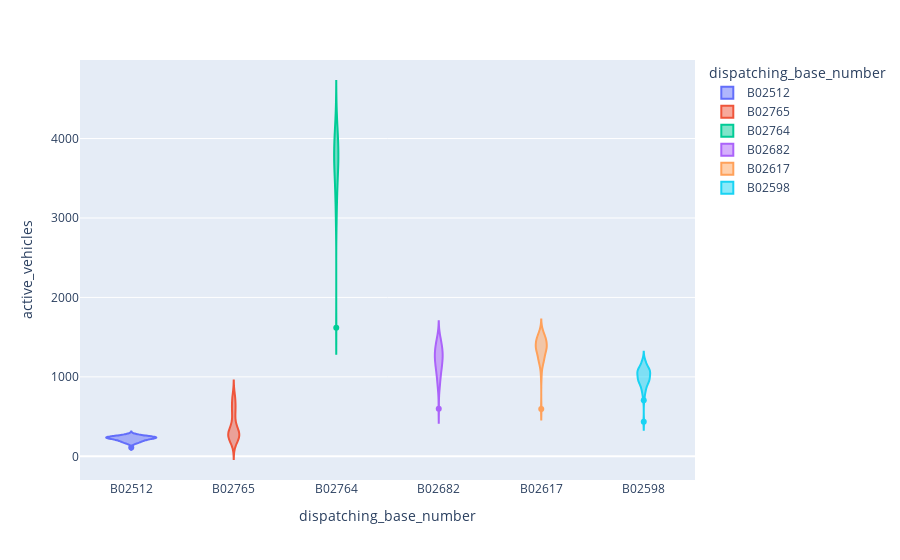

Source (notebook cell):
### Code cell
px.violin(x='dispatching_base_number',y='active_vehicles',color='dispatching_base_number',data_frame=uber_foil)

### Figure 1 — Plotly figure (JSON) as saved in the notebook; plotly's stock layout.template omitted (floating-point values rounded to 4 significant figures)
{"data": [{"alignmentgroup": "True", "box": {"visible": false}, "hovertemplate": "dispatching_base_number=%{x}<br>active_vehicles=%{y}<extra></extra>", "legendgroup": "B02512", "marker": {"color": "#636efa"}, "name": "B02512", "offsetgroup": "B02512", "orientation": "v", "scalegroup": "True", "showlegend": true, "type": "violin", "x": ["B02512", "B02512", "B02512", "B02512", "B02512", "B02512", "B02512", "B02512", "B02512", "B02512", "B02512", "B02512", "B02512", "B02512", "B02512", "B02512", "B02512", "B02512", "B02512", "B02512", "B02512", "B02512", "B02512", "B02512", "B02512", "B02512", "B02512", "B02512", "B02512", "B02512", "B02512", "B02512", "B02512", "B02512", "B02512", "B02512", "B02512", "B02512", "B02512", "B02512", "B02512", "B02512", "B02512", "B02512", "B02512", "B02512", "B02512", "B02512", "B02512", "B02512", "B02512", "B02512", "B02512", "B02512", "B02512", "B02512", "B02512", "B02512", "B02512"], "x0": " ", "xaxis": "x", "y": [190, 175, 173, 147, 194, 218, 217, 238, 224, 206, 162, 217, 234, 233, 237, 234, 201, 177, 168, 221, 242, 246, 246, 211, 183, 197, 112, 235, 250, 256, 225, 193, 227, 257, 244, 264, 261, 211, 176, 228, 233, 255, 269, 281, 236, 210, 207, 241, 228, 250, 272, 238, 199, 238, 247, 246, 243, 272, 230], "y0": " ", "yaxis": "y"}, {"alignmentgroup": "True", "box": {"visible": false}, "hovertemplate": "dispatching_base_number=%{x}<br>active_vehicles=%{y}<extra></extra>", "legendgroup": "B02765", "marker": {"color": "#EF553B"}, "name": "B02765", "offsetgroup": "B02765", "orientation": "v", "scalegroup": "True", "showlegend": true, "type": "violin", "x": ["B02765", "B02765", "B02765", "B02765", "B02765", "B02765", "B02765", "B02765", "B02765", "B02765", "B02765", "B02765", "B02765", "B02765", "B02765", "B02765", "B02765", "B02765", "B02765", "B02765", "B02765", "B02765", "B02765", "B02765", "B02765", "B02765", "B02765", "B02765", "B02765", "B02765", "B02765", "B02765", "B02765", "B02765", "B02765", "B02765", "B02765", "B02765", "B02765", "B02765", "B02765", "B02765", "B02765", "B02765", "B02765", "B02765", "B02765", "B02765", "B02765", "B02765", "B02765", "B02765", "B02765", "B02765", "B02765", "B02765", "B02765", "B02765", "B02765"], "x0": " ", "xaxis": "x", "y": [225, 196, 201, 183, 227, 234, 248, 262, 280, 245, 220, 279, 258, 271, 270, 290, 252, 248, 238, 272, 296, 295, 299, 245, 226, 230, 135, 286, 295, 322, 309, 289, 275, 299, 309, 355, 385, 345, 313, 388, 422, 450, 536, 599, 583, 521, 508, 578, 586, 663, 736, 685, 566, 665, 698, 706, 745, 786, 747], "y0": " ", "yaxis": "y"}, {"alignmentgroup": "True", "box": {"visible": false}, "hovertemplate": "dispatching_base_number=%{x}<br>active_vehicles=%{y}<extra></extra>", "legendgroup": "B02764", "marker": {"color": "#00cc96"}, "name": "B02764", "offsetgroup": "B02764", "orientation": "v", "scalegroup": "True", "showlegend": true, "type": "violin", "x": ["B02764", "B02764", "B02764", "B02764", "B02764", "B02764", "B02764", "B02764", "B02764", "B02764", "B02764", "B02764", "B02764", "B02764", "B02764", "B02764", "B02764", "B02764", "B02764", "B02764", "B02764", "B02764", "B02764", "B02764", "B02764", "B02764", "B02764", "B02764", "B02764", "B02764", "B02764", "B02764", "B02764", "B02764", "B02764", "B02764", "B02764", "B02764", "B02764", "B02764", "B02764", "B02764", "B02764", "B02764", "B02764", "B02764", "B02764", "B02764", "B02764", "B02764", "B02764", "B02764", "B02764", "B02764", "B02764", "B02764", "B02764", "B02764", "B02764"], "x0": " ", "xaxis": "x", "y": [3427, 3147, 3215, 2862, 3387, 3473, 3603, 3831, 3820, 3558, 3186, 3499, 3658, 3736, 3840, 3975, 3657, 3290, 2958, 3654, 3718, 3889, 4040, 3652, 3300, 3012, 1619, 3692, 3959, 4124, 3947, 3740, 3270, 3674, 3856, 4093, 4170, 3849, 3422, 3543, 3700, 3849, 4137, 4395, 4129, 3651, 3524, 3826, 3842, 4110, 4384, 3981, 3478, 3734, 3965, 3934, 4101, 4253, 3952], "y0": " ", "yaxis": "y"}, {"alignmentgroup": "True", "box": {"visible": false}, "hovertemplate": "dispatching_base_number=%{x}<br>active_vehicles=%{y}<extra></extra>", "legendgroup": "B02682", "marker": {"color": "#ab63fa"}, "name": "B02682", "offsetgroup": "B02682", "orientation": "v", "scalegroup": "True", "showlegend": true, "type": "violin", "x": ["B02682", "B02682", "B02682", "B02682", "B02682", "B02682", "B02682", "B02682", "B02682", "B02682", "B02682", "B02682", "B02682", "B02682", "B02682", "B02682", "B02682", "B02682", "B02682", "B02682", "B02682", "B02682", "B02682", "B02682", "B02682", "B02682", "B02682", "B02682", "B02682", "B02682", "B02682", "B02682", "B02682", "B02682", "B02682", "B02682", "B02682", "B02682", "B02682", "B02682", "B02682", "B02682", "B02682", "B02682", "B02682", "B02682", "B02682", "B02682", "B02682", "B02682", "B02682", "B02682", "B02682", "B02682", "B02682", "B02682", "B02682", "B02682", "B02682"], "x0": " ", "xaxis": "x", "y": [945, 890, 915, 812, 951, 1022, 1039, 1135, 1140, 1057, 943, 1082, 1092, 1174, 1208, 1250, 1137, 1056, 883, 1151, 1228, 1295, 1330, 1223, 1046, 1084, 600, 1235, 1316, 1384, 1321, 1214, 1152, 1269, 1311, 1418, 1414, 1300, 1136, 1241, 1281, 1396, 1468, 1523, 1428, 1261, 1164, 1314, 1314, 1428, 1497, 1374, 1220, 1262, 1346, 1395, 1465, 1510, 1386], "y0": " ", "yaxis": "y"}, {"alignmentgroup": "True", "box": {"visible": false}, "hovertemplate": "dispatching_base_number=%{x}<br>active_vehicles=%{y}<extra></extra>", "legendgroup": "B02617", "marker": {"color": "#FFA15A"}, "name": "B02617", "offsetgroup": "B02617", "orientation": "v", "scalegroup": "True", "showlegend": true, "type": "violin", "x": ["B02617", "B02617", "B02617", "B02617", "B02617", "B02617", "B02617", "B02617", "B02617", "B02617", "B02617", "B02617", "B02617", "B02617", "B02617", "B02617", "B02617", "B02617", "B02617", "B02617", "B02617", "B02617", "B02617", "B02617", "B02617", "B02617", "B02617", "B02617", "B02617", "B02617", "B02617", "B02617", "B02617", "B02617", "B02617", "B02617", "B02617", "B02617", "B02617", "B02617", "B02617", "B02617", "B02617", "B02617", "B02617", "B02617", "B02617", "B02617", "B02617", "B02617", "B02617", "B02617", "B02617", "B02617", "B02617", "B02617", "B02617", "B02617", "B02617"], "x0": " ", "xaxis": "x", "y": [1228, 1137, 1188, 1088, 1218, 1336, 1363, 1463, 1455, 1331, 1228, 1323, 1342, 1405, 1457, 1445, 1306, 1223, 992, 1350, 1429, 1471, 1482, 1367, 1203, 1150, 596, 1356, 1474, 1501, 1394, 1355, 1217, 1350, 1393, 1524, 1526, 1383, 1256, 1312, 1364, 1450, 1532, 1590, 1486, 1293, 1214, 1378, 1394, 1452, 1574, 1443, 1248, 1332, 1456, 1473, 1539, 1551, 1372], "y0": " ", "yaxis": "y"}, {"alignmentgroup": "True", "box": {"visible": false}, "hovertemplate": "dispatching_base_number=%{x}<br>active_vehicles=%{y}<extra></extra>", "legendgroup": "B02598", "marker": {"color": "#19d3f3"}, "name": "B02598", "offsetgroup": "B02598", "orientation": "v", "scalegroup": "True", "showlegend": true, "type": "violin", "x": ["B02598", "B02598", "B02598", "B02598", "B02598", "B02598", "B02598", "B02598", "B02598", "B02598", "B02598", "B02598", "B02598", "B02598", "B02598", "B02598", "B02598", "B02598", "B02598", "B02598", "B02598", "B02598", "B02598", "B02598", "B02598", "B02598", "B02598", "B02598", "B02598", "B02598", "B02598", "B02598", "B02598", "B02598", "B02598", "B02598", "B02598", "B02598", "B02598", "B02598", "B02598", "B02598", "B02598", "B02598", "B02598", "B02598", "B02598", "B02598", "B02598", "B02598", "B02598", "B02598", "B02598", "B02598", "B02598", "B02598", "B02598", "B02598", "B02598"], "x0": " ", "xaxis": "x", "y": [870, 785, 818, 746, 907, 933, 974, 1070, 1070, 949, 832, 964, 975, 1030, 1068, 1079, 974, 869, 706, 944, 1035, 1071, 1093, 945, 829, 860, 434, 1011, 1082, 1106, 1027, 961, 939, 991, 1072, 1179, 1181, 1031, 923, 976, 1029, 1115, 1181, 1216, 1111, 1003, 934, 1066, 1078, 1127, 1186, 1044, 909, 966, 1061, 1076, 1134, 1114, 994], "y0": " ", "yaxis": "y"}], "layout": {"legend": {"title": {"text": "dispatching_base_number"}, "tracegroupgap": 0}, "margin": {"t": 60}, "violinmode": "overlay", "xaxis": {"anchor": "y", "categoryarray": ["B02512", "B02765", "B02764", "B02682", "B02617", "B02598"], "categoryorder": "array", "domain": [0, 1], "title": {"text": "dispatching_base_number"}}, "yaxis": {"anchor": "x", "domain": [0, 1], "title": {"text": "active_vehicles"}}}}
